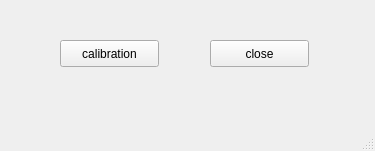
<?xml version="1.0" encoding="UTF-8"?>
<ui version="4.0">
 <class>setting</class>
 <widget class="QMainWindow" name="setting">
  <property name="geometry">
   <rect>
    <x>0</x>
    <y>0</y>
    <width>375</width>
    <height>151</height>
   </rect>
  </property>
  <property name="windowTitle">
   <string>MainWindow</string>
  </property>
  <widget class="QWidget" name="centralwidget">
   <widget class="QPushButton" name="btn_seting_close">
    <property name="geometry">
     <rect>
      <x>210</x>
      <y>40</y>
      <width>99</width>
      <height>27</height>
     </rect>
    </property>
    <property name="text">
     <string>close</string>
    </property>
   </widget>
   <widget class="QPushButton" name="btn_calibration">
    <property name="geometry">
     <rect>
      <x>60</x>
      <y>40</y>
      <width>99</width>
      <height>27</height>
     </rect>
    </property>
    <property name="text">
     <string>calibration</string>
    </property>
   </widget>
  </widget>
  <widget class="QMenuBar" name="menubar">
   <property name="geometry">
    <rect>
     <x>0</x>
     <y>0</y>
     <width>375</width>
     <height>19</height>
    </rect>
   </property>
  </widget>
  <widget class="QStatusBar" name="statusbar"/>
 </widget>
 <resources/>
 <connections/>
</ui>
